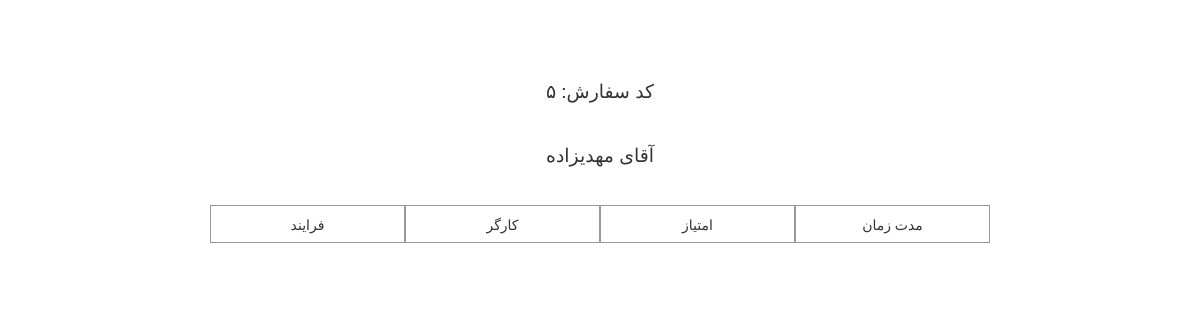
Page /reserve/printLofOfPForm/5/ on the earlier database version.
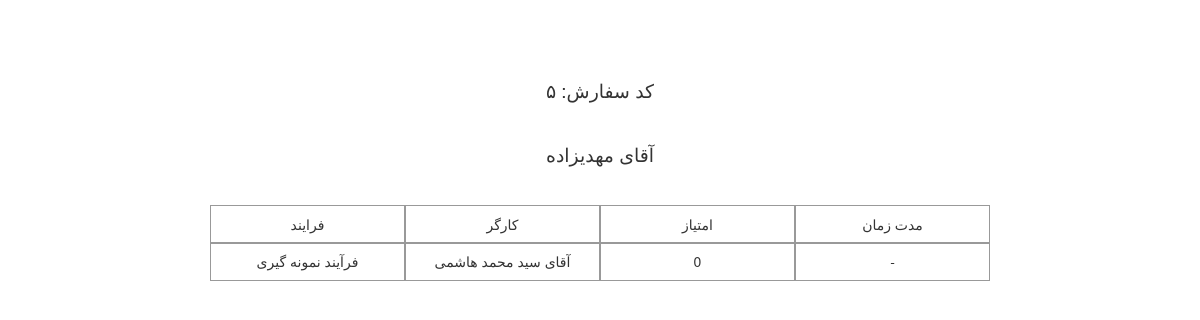
Same page on the later database version.
### ReserveForm/models.py (models this page shows, shortened)
class ProcessFormKargar(models.Model):
    process = models.ForeignKey(Process, verbose_name='فرایند',)
    kargar = models.ForeignKey(Kargar, verbose_name='کارگر',)
    form = models.ForeignKey(ReserveForm, verbose_name='کد سفارش',)
    rate = models.IntegerField(verbose_name='امتیاز کارگر', null=True, blank=True, default=0)
    startDay = models.IntegerField(choices=dayChoice, verbose_name='روز شروع', blank=True, null=True)
    startMonth = models.IntegerField(choices=monthChoice, verbose_name='ماه شروع', blank=True, null=True)
    startYear = models.IntegerField(choices=yearChoice, verbose_name='سال شروع', blank=True, null=True)
    endDay = models.IntegerField(choices=dayChoice, verbose_name='روز اتمام', blank=True, null=True)
    endMonth = models.IntegerField(choices=monthChoice, verbose_name='ماه اتمام', blank=True, null=True)
    endYear = models.IntegerField(choices=yearChoice, verbose_name='سال اتمام', blank=True, null=True)
    startDateTime = models.DateTimeField(null=True, blank=True)
    endDateTime = models.DateTimeField(null=True, blank=True)
    class Meta:
        verbose_name = 'وضعیت سفارش'
        verbose_name_plural = 'وضعیت سفارش'
    def get_duration(self):
        if self.startDateTime is None or self.endDateTime is None:
            return '-'
        duration = self.endDateTime - self.startDateTime
        hours, reminder = divmod(duration.seconds, 3600)
        return 'روز' + '\t' + str(duration.days) + ' | ' +     'ساعت' + str(hours)

class Process(models.Model):
    name = models.CharField(max_length=100, verbose_name='نام',)
    class Meta:
        verbose_name = 'فرایند'
        verbose_name_plural = 'فرایند'

### UserManager/models.py (models this page shows, shortened)
class Kargar(models.Model):
    name = models.CharField(max_length=200, verbose_name='نام',)
    class Meta:
        verbose_name = 'کارگر'
        verbose_name_plural = 'کارگر'

### ReserveForm/views.py (the view)
# urls.py: url(r'^printLofOfPForm/(?P<id>[0-9]+)/', view=views.printLogOfProcessOfReserveform, name='PrintLofOfProcessOfRserveForm'),
def printLogOfProcessOfReserveform(request, id):
    form = ReserveForm.objects.get(id=id)
    context = {'form':form, 'processes':form.processformkargar_set}
    return render(request, 'printLogOfProcess.html', context=context)

### ReserveForm/templatetags/toPersian.py (called while the page is built, shortened)
@register.filter
def IntegerToPersian(number):
    if number is None:
        return None
    if number==0:
        return '۰'
    persian_number = ''
    while(number>=1):
        digit = number%10
        persian_number = toPersianDigit(digit)+persian_number
        number = int(number/10)
    return persian_number

def toPersianDigit(digit):
    if digit is None:
        return None
    if digit==1:
        return '۱'
    if digit==2:
        return '۲'
    if digit==3:
        return '۳'
    if digit==4:
        return '۴'
    if digit==5:
        return '۵'

### templates/printLogOfProcess.html (shortened to what this page needs)
<!DOCTYPE html>
{% load toPersian %}
{% load static %}
<html lang="en">
<head>
    <link href="{% static 'bootstrap-3.3.7-dist/css/bootstrap.min.css' %}" type="text/css" rel="stylesheet">
    <link href="{% static 'css/printLogOfProcess.css' %}" type="text/css" rel="stylesheet">
</head>
<body>
<div id="main-content-wrapper" class="container">
    <div id="form-code">
        {{ form.id|IntegerToPersian }} :کد سفارش
    </div>
    <div id="customer-name">
        {{ form.customer.name }}
    </div>
    <div class="row">
        <div class="col-md-2 col-sm-2 col-lg-2 col-xs-2 col-xs-offset-2 col-md-offset-2 cell center-horizontally">
            فرایند
        </div>
        <div class="col-md-2 col-sm-2 col-lg-2 col-xs-2 cell center-horizontally">
کارگر
        </div>
        <div class="col-md-2 col-sm-2 col-lg-2 col-xs-2 cell center-horizontally">
امتیاز
        </div>
        <div class="col-md-2 col-sm-2 col-lg-2 col-xs-2 cell center-horizontally">
مدت زمان
        </div>
    </div>
    {% for process in processes.all %}
        <div class="row">
            <div class="col-md-2 col-xs-2 col-xs-offset-2 col-md-offset-2 cell center-horizontally">
{{ process.process.name }}
            </div>
            <div class="col-md-2 col-xs-2 cell center-horizontally">
{{ process.kargar.name }}
            </div>
            <div class="col-md-2 col-xs-2 cell center-horizontally">
{{ process.rate }}
            </div>
            <div class="col-md-2 col-xs-2 cell center-horizontally">
{{ process.get_duration }}
            </div>
        </div>
    {% endfor %}
</div>
</body>
</html>

Differences in the rows shown:
now on this page (row edited): ProcessFormKargar: process.name "فرآیند نمونه گیری", kargar.name "آقای سید محمد هاشمی", rate "0", get_duration "-"
